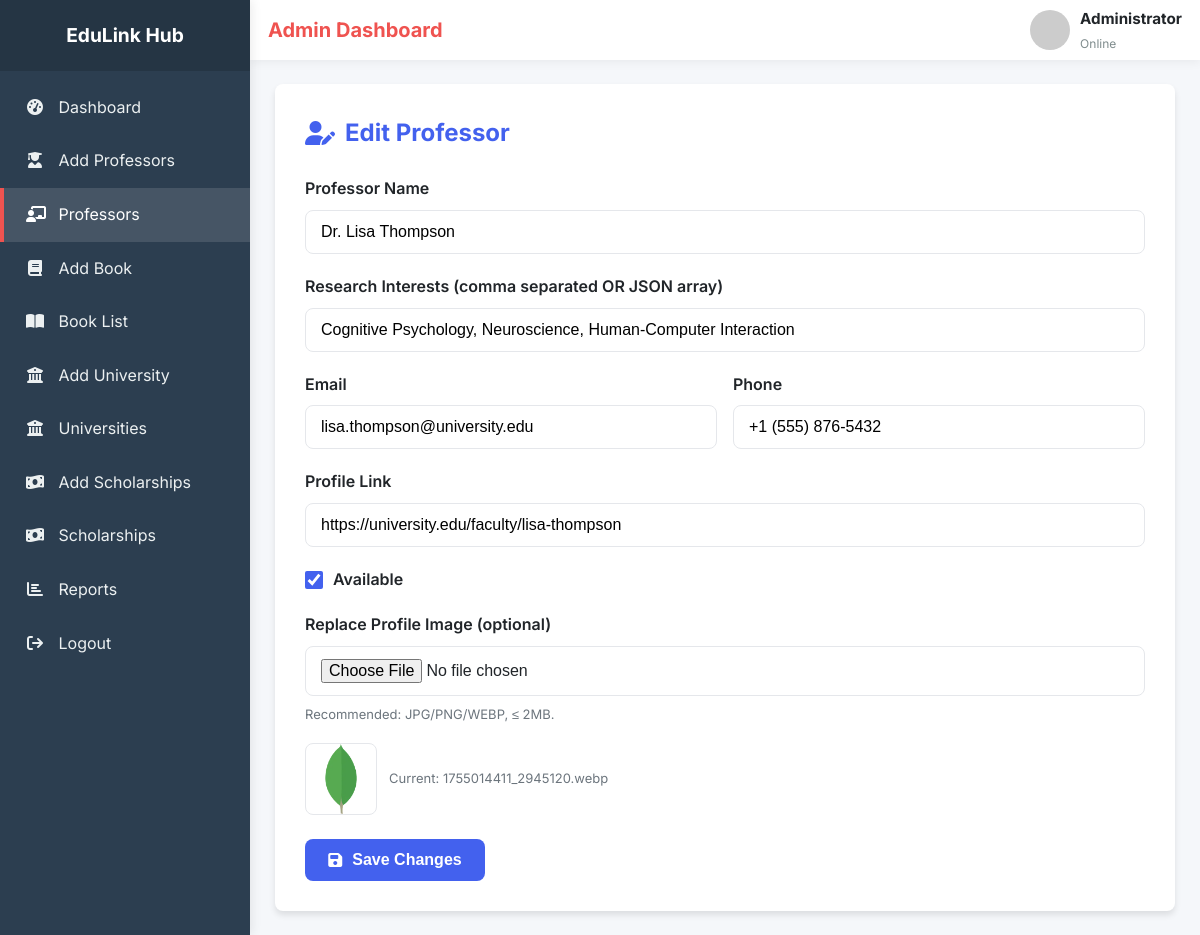
/admin/edit-professor.php?id=5, run on the app's committed database.
### tables this page shows
CREATE TABLE `professors` (
  `id` int(11) NOT NULL,
  `name` varchar(255) NOT NULL,
  `image` varchar(255) DEFAULT NULL,
  `researchInterests` longtext NOT NULL CHECK (json_valid(`researchInterests`)),
  `contact_email` varchar(255) NOT NULL,
  `contact_phone` varchar(20) DEFAULT NULL,
  `availability` enum('available','not available') DEFAULT 'available',
  `profileLink` varchar(255) DEFAULT NULL,
  `createdAt` timestamp NOT NULL DEFAULT current_timestamp(),
  `updatedAt` timestamp NOT NULL DEFAULT current_timestamp() ON UPDATE current_timestamp()
);

### admin/edit-professor.php (the view, shortened to what this page needs)
<?php
require '../config/database.php';
$id = isset($_GET['id']) ? (int)$_GET['id'] : 0;
$prof = null;
if ($stmt = mysqli_prepare($conn, "SELECT id, name, image, researchInterests, contact_email, contact_phone, availability, profileLink FROM professors WHERE id = ?")) {
    mysqli_stmt_bind_param($stmt, 'i', $id);
    mysqli_stmt_execute($stmt);
    $res = mysqli_stmt_get_result($stmt);
    $prof = $res ? mysqli_fetch_assoc($res) : null;
}
$old = $_SESSION['edit-professor-data'] ?? [];
function old_or($key, $fallback)
{
    global $old;
    return isset($old[$key]) ? $old[$key] : $fallback;
}
$riCsvFromDb = '';
if (!empty($prof['researchInterests'])) {
    $decoded = json_decode($prof['researchInterests'], true);
    if (is_array($decoded)) {
        $clean = array_values(array_filter(array_map(fn($s) => is_string($s) ? trim($s) : '', $decoded), fn($v) => $v !== ''));
        $riCsvFromDb = implode(', ', $clean);
    } else {
        $riCsvFromDb = $prof['researchInterests'];
    }
}
$imgFile = trim((string)$prof['image']);
$imgUrl  = $imgFile !== '' ? "../uploads/" . rawurlencode($imgFile) : '';
?>
<!DOCTYPE html>
<html lang="en">
<head>
    <link href="https://cdnjs.cloudflare.com/ajax/libs/font-awesome/6.5.2/css/all.min.css" rel="stylesheet">
    <link rel="stylesheet" href="styles/add-professor.css">
    <link rel="stylesheet" href="styles/style.css">
</head>
<body>
    <?php include __DIR__ . '/common/sidebar.php'; ?>
    <main class="main-content">
        <?php include __DIR__ . '/common/navbar.php'; ?>
        <div class="content">
            <h1 class="page-title"><i class="fa-solid fa-user-pen"></i> Edit Professor</h1>
            <form class="professor-form" action="logic/edit-professor-logic.php" method="post" enctype="multipart/form-data">
                <div class="form-group">
                    <label for="name">Professor Name</label>
                    <input
                        type="text"
                        id="name"
                        name="name"
                        placeholder="Enter professor's name"
                        required
                        value="<?= htmlspecialchars(old_or('name', $prof['name'])) ?>">
                </div>
                <div class="form-group">
                    <label for="researchInterests">Research Interests (comma separated OR JSON array)</label>
                    <input
                        type="text"
                        id="researchInterests"
                        name="researchInterests"
                        placeholder='e.g. Artificial Intelligence, Machine Learning  OR  ["Artificial Intelligence","Machine Learning"]'
                        value="<?= htmlspecialchars(old_or('researchInterests', $riCsvFromDb)) ?>">
                </div>
                <div class="form-row">
                    <div class="form-group">
                        <label for="contact_email">Email</label>
                        <input
                            type="email"
                            id="contact_email"
                            name="contact_email"
                            placeholder="Enter email address"
                            required
                            value="<?= htmlspecialchars(old_or('contact_email', $prof['contact_email'])) ?>">
                    </div>
                    <div class="form-group">
                        <label for="contact_phone">Phone</label>
                        <input
                            type="text"
                            id="contact_phone"
                            name="contact_phone"
                            placeholder="Enter phone number"
                            value="<?= htmlspecialchars(old_or('contact_phone', $prof['contact_phone'])) ?>">
                    </div>
                </div>
                <div class="form-group">
                    <label for="profileLink">Profile Link</label>
                    <input
                        type="url"
                        id="profileLink"
                        name="profileLink"
                        placeholder="Enter profile URL"
                        value="<?= htmlspecialchars(old_or('profileLink', $prof['profileLink'])) ?>">
                </div>
                <div class="form-group checkbox-group">
                    <?php
                    $dbAvail = strtolower(trim((string)$prof['availability'])) === 'available';
                    $oldAvail = isset($old['availability']) ? (strtolower($old['availability']) === 'available' || $old['availability'] === 'on') : null;
                    $checked = is_null($oldAvail) ? $dbAvail : $oldAvail;
                    ?>
                    <input type="checkbox" id="availability" name="availability" <?= $checked ? 'checked' : '' ?>>
                    <label for="availability">Available</label>
                </div>
                <div class="form-group">
                    <label for="image">Replace Profile Image (optional)</label>
                    <input type="file" id="image" name="image" accept="image/*">
                    <span class="hint">Recommended: JPG/PNG/WEBP, ≤ 2MB.</span>
                    <?php if ($imgUrl): ?>
                        <div style="margin-top:10px; display:flex; align-items:center; gap:12px;">
                            <img src="<?= htmlspecialchars($imgUrl) ?>" alt="Current Image" style="width:72px; height:72px; object-fit:cover; border-radius:8px; border:1px solid #e5e7eb;">
                            <span class="hint">Current: <?= htmlspecialchars($imgFile) ?></span>
                        </div>
                    <?php endif; ?>
                </div>
                <button type="submit" name="submit" class="submit-btn">
                    <i class="fa-solid fa-floppy-disk"></i> Save Changes
                </button>
            </form>
        </div>
    </main>
</body>
</html>

### admin/styles/add-professor.css (style rules this page uses)
:root { --primary-color: #4361ee; --secondary-color: #3f37c9; --accent-color: #4895ef; --light-color: #f8f9fa; --dark-color: #212529; --success-color: #4cc9f0; --warning-color: #f72585; --gray-color: #adb5bd; --border-radius: 8px; --box-shadow: 0 4px 6px rgba(0, 0, 0, 0.1); --transition: all 0.3s ease; }
* { margin: 0; padding: 0; box-sizing: border-box; }
body { font-family: "Inter", sans-serif; background-color: #f5f7fa; color: var(--dark-color); line-height: 1.6; display: flex; min-height: 100vh; }
.main-content { flex: 1; margin-left: 250px; min-height: 100vh; }
.content { background-color: #fff; border-radius: var(--border-radius); padding: 30px; box-shadow: var(--box-shadow); max-width: 900px; margin: 24px auto; }
.page-title { font-size: 24px; margin-bottom: 24px; color: var(--primary-color); display: flex; align-items: center; gap: 10px; font-weight: 700; }
.professor-form { display: flex; flex-direction: column; gap: 20px; }
.form-row { display: grid; grid-template-columns: 1fr 1fr; gap: 16px; }
.form-group { display: flex; flex-direction: column; gap: 8px; }
.form-group label { font-weight: 600; color: var(--dark-color); }
.form-group input[type="text"], .form-group input[type="email"], .form-group input[type="url"], .form-group input[type="file"] { padding: 12px 15px; border: 1px solid #e5e7eb; border-radius: var(--border-radius); font-size: 16px; transition: var(--transition); background: #fff; }
.form-group input::placeholder { color: var(--gray-color); }
.checkbox-group { display: flex; flex-direction: row; align-items: center; gap: 10px; }
.checkbox-group input[type="checkbox"] { width: 18px; height: 18px; accent-color: var(--primary-color); }
.hint { font-size: 13px; color: #6c757d; }
.submit-btn { background-color: var(--primary-color); color: white; border: none; padding: 12px 20px; border-radius: var(--border-radius); font-size: 16px; font-weight: 600; cursor: pointer; transition: var(--transition); display: inline-flex; align-items: center; justify-content: center; gap: 10px; margin-top: 4px; width: 180px; }

### admin/styles/style.css (style rules this page uses)
:root { --primary-color: #4361ee; --secondary-color: #3f37c9; --accent-color: #4895ef; --light-color: #f8f9fa; --dark-color: #212529; --success-color: #22c55e; --warning-color: #f72585; --gray-200: #e5e7eb; --radius: 12px; --shadow: 0 8px 20px rgba(2, 6, 23, 0.1); }

### data on the page
professors: name "Dr. Lisa Thompson", researchInterests "Cognitive Psychology, Neuroscience, Human-Computer Interaction", contact_email "lisa.thompson@university.edu", contact_phone "+1 (555) 876-5432", profileLink "https://university.edu/faculty/lisa-thompson", availability "☑", image (picture), image "1755014411_2945120.webp"

### other printed values
$label "Dashboard Add Professors Professors Add Book Book List Add University Universities Add Scholarships Scholarships Reports Logout"
$admin_name "Administrator"
